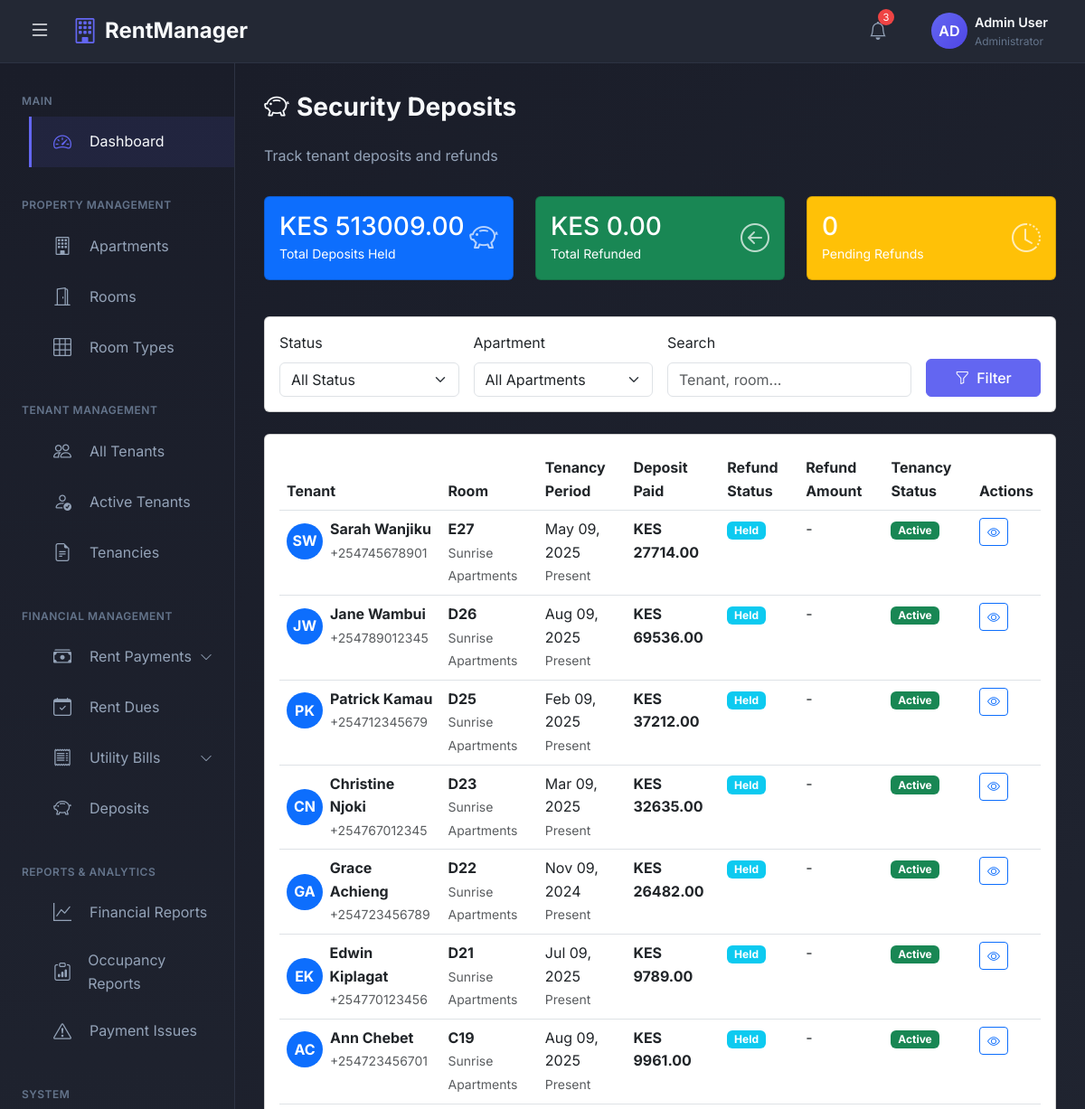
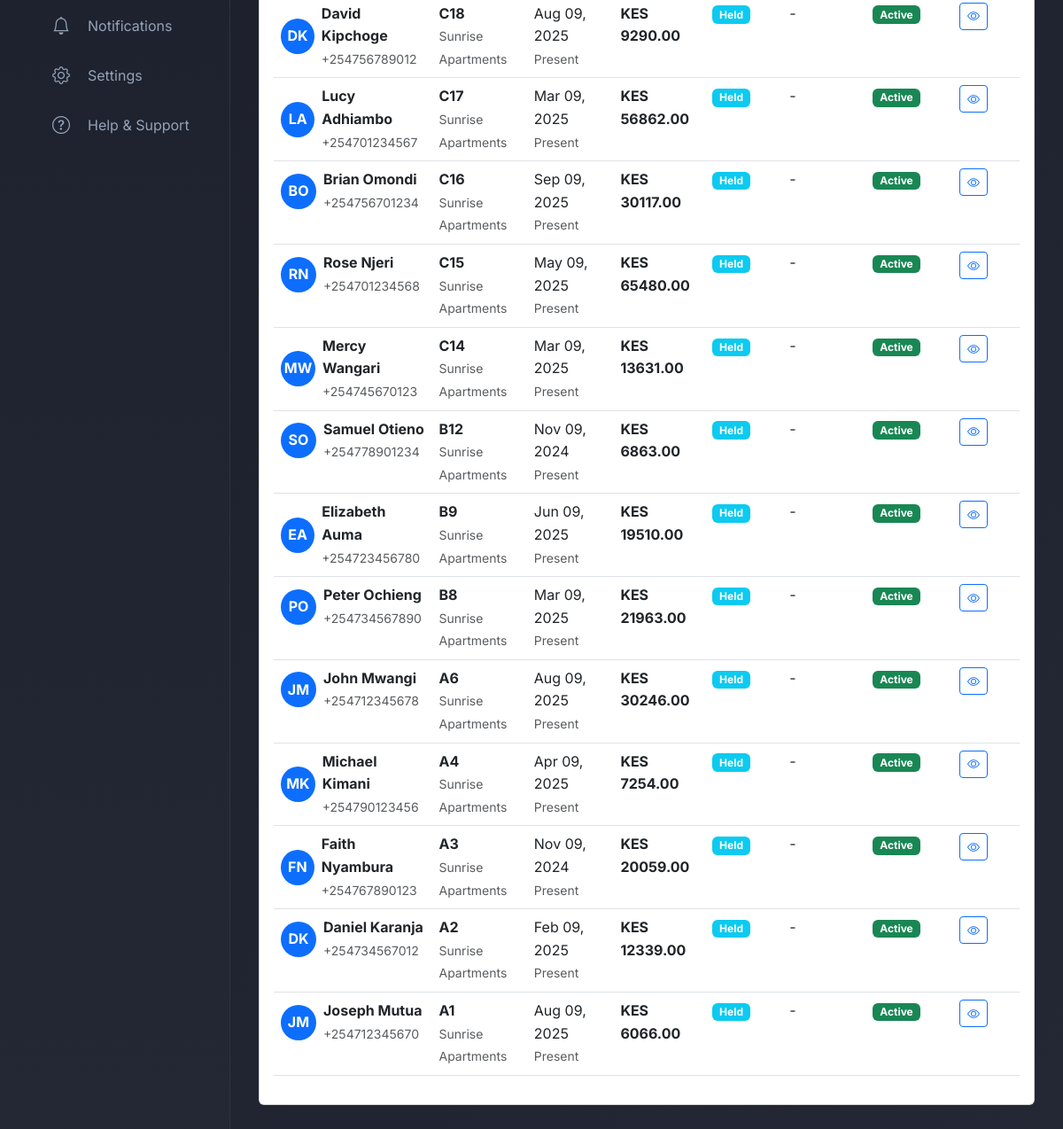
The app's page /payments/deposits/ (signed in) with its own data (2 pictures, top to bottom).
### rental_app/models.py (models this page shows, shortened)
class Tenancy(models.Model):
    TENANCY_STATUS = (
        ('active', 'Active'),
        ('terminated', 'Terminated'),
        ('suspended', 'Suspended'),
        ('switched', 'Switched Room'),  # When tenant moves to another room
    )
    TERMINATION_REASON = (
        ('vacated', 'Tenant Vacated'),
        ('evicted', 'Evicted'),
        ('room_switch', 'Switched to Another Room'),
        ('other', 'Other'),
    )
    tenant = models.ForeignKey(User, on_delete=models.PROTECT, related_name='tenancies', limit_choices_to={'user_type': 'tenant'})
    room = models.ForeignKey(Room, on_delete=models.PROTECT, related_name='tenancies')
    apartment = models.ForeignKey(Apartment, on_delete=models.PROTECT, related_name='tenancies')  # Denormalized for easy querying
    start_date = models.DateField()
    end_date = models.DateField(null=True, blank=True)
    deposit_paid = models.DecimalField(max_digits=10, decimal_places=2, default=0.00)
    deposit_refunded = models.BooleanField(default=False)
    deposit_refund_amount = models.DecimalField(max_digits=10, decimal_places=2, default=0.00, null=True, blank=True)
    deposit_deduction_reason = models.TextField(blank=True)  # Why deposit was partially refunded
    status = models.CharField(max_length=20, choices=TENANCY_STATUS, default='active')
    termination_reason = models.CharField(max_length=20, choices=TERMINATION_REASON, null=True, blank=True)
    move_in_condition = models.TextField(blank=True)
    move_out_condition = models.TextField(blank=True)
    switched_to_tenancy = models.ForeignKey('self', on_delete=models.SET_NULL, null=True, blank=True, related_name='previous_tenancy')
    switched_from_tenancy = models.ForeignKey('self', on_delete=models.SET_NULL, null=True, blank=True, related_name='next_tenancy')
    is_deleted = models.BooleanField(default=False)
    deleted_at = models.DateTimeField(null=True, blank=True)
    created_at = models.DateTimeField(auto_now_add=True)
    updated_at = models.DateTimeField(auto_now=True)
    class Meta:
        verbose_name_plural = 'Tenancies'
        ordering = ['-start_date']
        indexes = [
            models.Index(fields=['tenant', 'status']),
            models.Index(fields=['apartment', 'status']),
        ]

class User(AbstractUser):
    USER_TYPE_CHOICES = (
        ('admin', 'Admin'),
        ('tenant', 'Tenant'),
    )
    USER_STATUS = (
        ('active', 'Active'),
        ('inactive', 'Inactive'),
        ('archived', 'Archived'),  # For moved out tenants
    )
    user_type = models.CharField(max_length=10, choices=USER_TYPE_CHOICES)
    user_status = models.CharField(max_length=20, choices=USER_STATUS, default='active')
    phone_number = models.CharField(max_length=15, unique=True)
    national_id = models.CharField(max_length=20, unique=True, null=True, blank=True)
    profile_picture = models.ImageField(upload_to='profiles/', null=True, blank=True)
    is_deleted = models.BooleanField(default=False)
    deleted_at = models.DateTimeField(null=True, blank=True)
    created_at = models.DateTimeField(auto_now_add=True)
    updated_at = models.DateTimeField(auto_now=True)

class Room(models.Model):
    ROOM_STATUS = (
        ('available', 'Available'),
        ('occupied', 'Occupied'),
        ('maintenance', 'Under Maintenance'),
    )
    apartment = models.ForeignKey(Apartment, on_delete=models.CASCADE, related_name='rooms')
    room_number = models.CharField(max_length=10)  # e.g., A1, B2, C3
    room_type = models.ForeignKey(RoomType, on_delete=models.PROTECT)
    floor_number = models.IntegerField(validators=[MinValueValidator(0)])
    has_balcony = models.BooleanField(default=False)
    has_shower = models.BooleanField(default=True)
    has_kitchen_unit = models.BooleanField(default=True)
    has_clothes_cabinet = models.BooleanField(default=True)
    monthly_rent = models.DecimalField(max_digits=10, decimal_places=2, validators=[MinValueValidator(0)])
    deposit_amount = models.DecimalField(max_digits=10, decimal_places=2, validators=[MinValueValidator(0)])
    status = models.CharField(max_length=20, choices=ROOM_STATUS, default='available')
    created_at = models.DateTimeField(auto_now_add=True)
    updated_at = models.DateTimeField(auto_now=True)
    class Meta:
        unique_together = ('apartment', 'room_number')
        ordering = ['floor_number', 'room_number']

class Apartment(models.Model):
    name = models.CharField(max_length=200)
    owner = models.ForeignKey(User, on_delete=models.CASCADE, related_name='apartments', limit_choices_to={'user_type': 'admin'})
    location = models.CharField(max_length=300)
    total_floors = models.IntegerField(validators=[MinValueValidator(1)])
    description = models.TextField(blank=True)
    water_rate_per_unit = models.DecimalField(max_digits=10, decimal_places=2, default=0.00)
    created_at = models.DateTimeField(auto_now_add=True)
    updated_at = models.DateTimeField(auto_now=True)

### rental_app/views.py (the view)
# urls.py: path('payments/deposits/', views.deposits_list, name='deposits_list'),
@login_required
def deposits_list(request):
    if request.user.user_type != 'admin':
        messages.error(request, 'Access denied.')
        return redirect('dashboard')
    status_filter = request.GET.get('status', '')
    apartment_filter = request.GET.get('apartment', '')
    search_query = request.GET.get('search', '')
    tenancies = Tenancy.objects.filter(is_deleted=False).select_related(
        'tenant', 'room', 'apartment'
    )
    if status_filter:
        tenancies = tenancies.filter(status=status_filter)
    if apartment_filter:
        tenancies = tenancies.filter(apartment_id=apartment_filter)
    if search_query:
        tenancies = tenancies.filter(
            Q(tenant__first_name__icontains=search_query) |
            Q(tenant__last_name__icontains=search_query) |
            Q(room__room_number__icontains=search_query)
        )
    total_deposits = tenancies.aggregate(total=Sum('deposit_paid'))['total'] or 0
    refunded_deposits = tenancies.filter(
        deposit_refunded=True
    ).aggregate(total=Sum('deposit_refund_amount'))['total'] or 0
    pending_refunds = tenancies.filter(
        status='terminated',
        deposit_refunded=False
    ).count()
    paginator = Paginator(tenancies.order_by('-created_at'), 20)
    page_number = request.GET.get('page')
    tenancies_page = paginator.get_page(page_number)
    apartments = Apartment.objects.filter(owner=request.user)
    context = {
        'tenancies': tenancies_page,
        'total_deposits': total_deposits,
        'refunded_deposits': refunded_deposits,
        'pending_refunds': pending_refunds,
        'apartments': apartments,
        'status_filter': status_filter,
        'apartment_filter': apartment_filter,
        'search_query': search_query,
    }
    return render(request, 'payments/deposits_list.html', context)

### templates/payments/deposits_list.html (shortened to what this page needs)
{% extends 'admin_base.html' %}
{% block content %}
<div class="page-header mb-4">
    <div>
        <h1 class="page-title">
            <i class="bi bi-piggy-bank me-2"></i>Security Deposits
        </h1>
        <p class="page-subtitle">Track tenant deposits and refunds</p>
    </div>
</div>
<div class="row mb-4">
    <div class="col-md-4 mb-3">
        <div class="card bg-primary text-white">
            <div class="card-body">
                <div class="d-flex justify-content-between align-items-center">
                    <div>
                        <h3 class="mb-0">KES {{ total_deposits|floatformat:2 }}</h3>
                        <small>Total Deposits Held</small>
                    </div>
                    <i class="bi bi-piggy-bank" style="font-size: 2rem; opacity: 0.7;"></i>
                </div>
            </div>
        </div>
    </div>
    <div class="col-md-4 mb-3">
        <div class="card bg-success text-white">
            <div class="card-body">
                <div class="d-flex justify-content-between align-items-center">
                    <div>
                        <h3 class="mb-0">KES {{ refunded_deposits|floatformat:2 }}</h3>
                        <small>Total Refunded</small>
                    </div>
                    <i class="bi bi-arrow-left-circle" style="font-size: 2rem; opacity: 0.7;"></i>
                </div>
            </div>
        </div>
    </div>
    <div class="col-md-4 mb-3">
        <div class="card bg-warning text-white">
            <div class="card-body">
                <div class="d-flex justify-content-between align-items-center">
                    <div>
                        <h3 class="mb-0">{{ pending_refunds }}</h3>
                        <small>Pending Refunds</small>
                    </div>
                    <i class="bi bi-clock-history" style="font-size: 2rem; opacity: 0.7;"></i>
                </div>
            </div>
        </div>
    </div>
</div>
<div class="card mb-4">
    <div class="card-body">
        <form method="get" class="row g-3">
            <div class="col-md-3">
                <label class="form-label">Status</label>
                <select name="status" class="form-select">
                    <option value="">All Status</option>
                </select>
            </div>
            <div class="col-md-3">
                <label class="form-label">Apartment</label>
                <select name="apartment" class="form-select">
                    <option value="">All Apartments</option>
                </select>
            </div>
            <div class="col-md-4">
                <label class="form-label">Search</label>
                <input type="text" name="search" class="form-control"
                       placeholder="Tenant, room..." value="{{ search_query }}">
            </div>
            <div class="col-md-2 d-flex align-items-end">
                <button type="submit" class="btn btn-primary w-100">
                    <i class="bi bi-funnel me-2"></i>Filter
                </button>
            </div>
        </form>
    </div>
</div>
<div class="card">
    <div class="card-body">
        <div class="table-responsive">
            <table class="table table-hover">
                <thead>
                    <tr>
                        <th>Tenant</th>
                        <th>Room</th>
                        <th>Tenancy Period</th>
                        <th>Deposit Paid</th>
                        <th>Refund Status</th>
                        <th>Refund Amount</th>
                        <th>Tenancy Status</th>
                        <th>Actions</th>
                    </tr>
                </thead>
                <tbody>
                    {% for tenancy in tenancies %}
                    <tr>
                        <td>
                            <div class="d-flex align-items-center">
                                <div class="avatar-circle bg-primary text-white me-2">
                                    {{ tenancy.tenant.first_name.0 }}{{ tenancy.tenant.last_name.0 }}
                                </div>
                                <div>
                                    <strong>{{ tenancy.tenant.get_full_name }}</strong>
                                    <br><small class="text-muted">{{ tenancy.tenant.phone_number }}</small>
                                </div>
                            </div>
                        </td>
                        <td>
                            <strong>{{ tenancy.room.room_number }}</strong>
                            <br><small class="text-muted">{{ tenancy.apartment.name }}</small>
                        </td>
                        <td>
                            {{ tenancy.start_date|date:"M d, Y" }}
                            <br>
                            {% if tenancy.end_date %}
                            to {{ tenancy.end_date|date:"M d, Y" }}
                            {% else %}
                            <small class="text-muted">Present</small>
                            {% endif %}
                        </td>
                        <td><strong>KES {{ tenancy.deposit_paid|floatformat:2 }}</strong></td>
                        <td>
                            {% if tenancy.deposit_refunded %}
                            <span class="badge bg-success">Refunded</span>
                            {% elif tenancy.status == 'terminated' %}
                            <span class="badge bg-warning">Pending Refund</span>
                            {% else %}
                            <span class="badge bg-info">Held</span>
                            {% endif %}
                        </td>
                        <td>
                            {% if tenancy.deposit_refunded %}
                            <strong>KES {{ tenancy.deposit_refund_amount|floatformat:2 }}</strong>
                            {% if tenancy.deposit_deduction_reason %}
                            <br><small class="text-muted" title="{{ tenancy.deposit_deduction_reason }}">
                                <i class="bi bi-info-circle"></i> Deduction applied
                            </small>
                            {% endif %}
                            {% else %}
                            -
                            {% endif %}
                        </td>
                        <td>
                            {% if tenancy.status == 'active' %}
                            <span class="badge bg-success">Active</span>
                            {% elif tenancy.status == 'terminated' %}
                            <span class="badge bg-secondary">Terminated</span>
                            {% elif tenancy.status == 'suspended' %}
                            <span class="badge bg-warning">Suspended</span>
                            {% else %}
                            <span class="badge bg-info">Switched</span>
                            {% endif %}
                        </td>
                        <td>
                            <div class="btn-group btn-group-sm">
                                <a href="{% url 'deposit_detail' tenancy.pk %}"
                                   class="btn btn-outline-primary" title="View">
                                    <i class="bi bi-eye"></i>
                                </a>
                            </div>
                        </td>
                    </tr>
                    {% endfor %}
                </tbody>
            </table>
        </div>
    </div>
</div>
{% endblock %}

### templates/admin_base.html (style rules this page uses)
:root { --sidebar-width: 260px; --header-height: 70px; --primary-color: #1a1d29; --secondary-color: #232834; --accent-color: #6366f1; --accent-hover: #4f46e5; --text-primary: #f8fafc; --text-secondary: #94a3b8; --text-muted: #64748b; --border-color: #2d3343; --card-bg: #232834; --success-color: #10b981; --warning-color: #f59e0b; --danger-color: #ef4444; --bg-gradient: linear-gradient(135deg, #1a1d29 0%, #232834 100%); --sidebar-gradient: linear-gradient(180deg, #1a1d29 0%, #232834 100%); }
* { margin: 0; padding: 0; box-sizing: border-box; }
body { font-family: 'Inter', -apple-system, BlinkMacSystemFont, 'Segoe UI', Roboto, sans-serif; background-color: var(--primary-color); color: var(--text-primary); overflow-x: hidden; line-height: 1.6; font-weight: 400; }
.page-title { font-size: 1.75rem; font-weight: 700; color: var(--text-primary); margin-bottom: 1.5rem; }
.page-subtitle { font-size: 1rem; color: var(--text-secondary); margin-bottom: 2rem; }
.btn-primary { background-color: var(--accent-color); border-color: var(--accent-color); font-weight: 500; padding: 0.5rem 1.25rem; }
.main-content > * { animation: fadeIn 0.5s ease-out; }

### templates/payments/deposits_list.html (style rules this page uses)
.avatar-circle { width: 40px; height: 40px; border-radius: 50%; display: flex; align-items: center; justify-content: center; font-weight: bold; }

### records on screen
Tenancy: tenant.first_name.0 "S", tenant.last_name.0 "W", tenant.get_full_name "Sarah Wanjiku", tenant.phone_number "+254745678901", room.room_number "E27", apartment.name "Sunrise Apartments", start_date "May 09, 2025", shows "Present", deposit_paid "27714.00", deposit_refunded "Held", status "Active"
Tenancy: tenant.first_name.0 "J", tenant.last_name.0 "W", tenant.get_full_name "Jane Wambui", tenant.phone_number "+254789012345", room.room_number "D26", apartment.name "Sunrise Apartments", start_date "Aug 09, 2025", shows "Present", deposit_paid "69536.00", deposit_refunded "Held", status "Active"
Tenancy: tenant.first_name.0 "P", tenant.last_name.0 "K", tenant.get_full_name "Patrick Kamau", tenant.phone_number "+254712345679", room.room_number "D25", apartment.name "Sunrise Apartments", start_date "Feb 09, 2025", shows "Present", deposit_paid "37212.00", deposit_refunded "Held", status "Active"
Tenancy: tenant.first_name.0 "C", tenant.last_name.0 "N", tenant.get_full_name "Christine Njoki", tenant.phone_number "+254767012345", room.room_number "D23", apartment.name "Sunrise Apartments", start_date "Mar 09, 2025", shows "Present", deposit_paid "32635.00", deposit_refunded "Held", status "Active"
Tenancy: tenant.first_name.0 "G", tenant.last_name.0 "A", tenant.get_full_name "Grace Achieng", tenant.phone_number "+254723456789", room.room_number "D22", apartment.name "Sunrise Apartments", start_date "Nov 09, 2024", shows "Present", deposit_paid "26482.00", deposit_refunded "Held", status "Active"
Tenancy: tenant.first_name.0 "E", tenant.last_name.0 "K", tenant.get_full_name "Edwin Kiplagat", tenant.phone_number "+254770123456", room.room_number "D21", apartment.name "Sunrise Apartments", start_date "Jul 09, 2025", shows "Present", deposit_paid "9789.00", deposit_refunded "Held", status "Active"
Tenancy: tenant.first_name.0 "A", tenant.last_name.0 "C", tenant.get_full_name "Ann Chebet", tenant.phone_number "+254723456701", room.room_number "C19", apartment.name "Sunrise Apartments", start_date "Aug 09, 2025", shows "Present", deposit_paid "9961.00", deposit_refunded "Held", status "Active"
Tenancy: tenant.first_name.0 "D", tenant.last_name.0 "K", tenant.get_full_name "David Kipchoge", tenant.phone_number "+254756789012", room.room_number "C18", apartment.name "Sunrise Apartments", start_date "Aug 09, 2025", shows "Present", deposit_paid "9290.00", deposit_refunded "Held", status "Active"
Tenancy: tenant.first_name.0 "L", tenant.last_name.0 "A", tenant.get_full_name "Lucy Adhiambo", tenant.phone_number "+254701234567", room.room_number "C17", apartment.name "Sunrise Apartments", start_date "Mar 09, 2025", shows "Present", deposit_paid "56862.00", deposit_refunded "Held", status "Active"
Tenancy: tenant.first_name.0 "B", tenant.last_name.0 "O", tenant.get_full_name "Brian Omondi", tenant.phone_number "+254756701234", room.room_number "C16", apartment.name "Sunrise Apartments", start_date "Sep 09, 2025", shows "Present", deposit_paid "30117.00", deposit_refunded "Held", status "Active"
Tenancy: tenant.first_name.0 "R", tenant.last_name.0 "N", tenant.get_full_name "Rose Njeri", tenant.phone_number "+254701234568", room.room_number "C15", apartment.name "Sunrise Apartments", start_date "May 09, 2025", shows "Present", deposit_paid "65480.00", deposit_refunded "Held", status "Active"
Tenancy: tenant.first_name.0 "M", tenant.last_name.0 "W", tenant.get_full_name "Mercy Wangari", tenant.phone_number "+254745670123", room.room_number "C14", apartment.name "Sunrise Apartments", start_date "Mar 09, 2025", shows "Present", deposit_paid "13631.00", deposit_refunded "Held", status "Active"
Tenancy: tenant.first_name.0 "S", tenant.last_name.0 "O", tenant.get_full_name "Samuel Otieno", tenant.phone_number "+254778901234", room.room_number "B12", apartment.name "Sunrise Apartments", start_date "Nov 09, 2024", shows "Present", deposit_paid "6863.00", deposit_refunded "Held", status "Active"
Tenancy: tenant.first_name.0 "E", tenant.last_name.0 "A", tenant.get_full_name "Elizabeth Auma", tenant.phone_number "+254723456780", room.room_number "B9", apartment.name "Sunrise Apartments", start_date "Jun 09, 2025", shows "Present", deposit_paid "19510.00", deposit_refunded "Held", status "Active"
Tenancy: tenant.first_name.0 "P", tenant.last_name.0 "O", tenant.get_full_name "Peter Ochieng", tenant.phone_number "+254734567890", room.room_number "B8", apartment.name "Sunrise Apartments", start_date "Mar 09, 2025", shows "Present", deposit_paid "21963.00", deposit_refunded "Held", status "Active"
Tenancy: tenant.first_name.0 "J", tenant.last_name.0 "M", tenant.get_full_name "John Mwangi", tenant.phone_number "+254712345678", room.room_number "A6", apartment.name "Sunrise Apartments", start_date "Aug 09, 2025", shows "Present", deposit_paid "30246.00", deposit_refunded "Held", status "Active"
Tenancy: tenant.first_name.0 "M", tenant.last_name.0 "K", tenant.get_full_name "Michael Kimani", tenant.phone_number "+254790123456", room.room_number "A4", apartment.name "Sunrise Apartments", start_date "Apr 09, 2025", shows "Present", deposit_paid "7254.00", deposit_refunded "Held", status "Active"
Tenancy: tenant.first_name.0 "F", tenant.last_name.0 "N", tenant.get_full_name "Faith Nyambura", tenant.phone_number "+254767890123", room.room_number "A3", apartment.name "Sunrise Apartments", start_date "Nov 09, 2024", shows "Present", deposit_paid "20059.00", deposit_refunded "Held", status "Active"
Tenancy: tenant.first_name.0 "D", tenant.last_name.0 "K", tenant.get_full_name "Daniel Karanja", tenant.phone_number "+254734567012", room.room_number "A2", apartment.name "Sunrise Apartments", start_date "Feb 09, 2025", shows "Present", deposit_paid "12339.00", deposit_refunded "Held", status "Active"
Tenancy: tenant.first_name.0 "J", tenant.last_name.0 "M", tenant.get_full_name "Joseph Mutua", tenant.phone_number "+254712345670", room.room_number "A1", apartment.name "Sunrise Apartments", start_date "Aug 09, 2025", shows "Present", deposit_paid "6066.00", deposit_refunded "Held", status "Active"

### other values on screen
{{ total_deposits|floatformat:2 }} "513009.00"
{{ refunded_deposits|floatformat:2 }} "0.00"
{{ pending_refunds }} "0"
